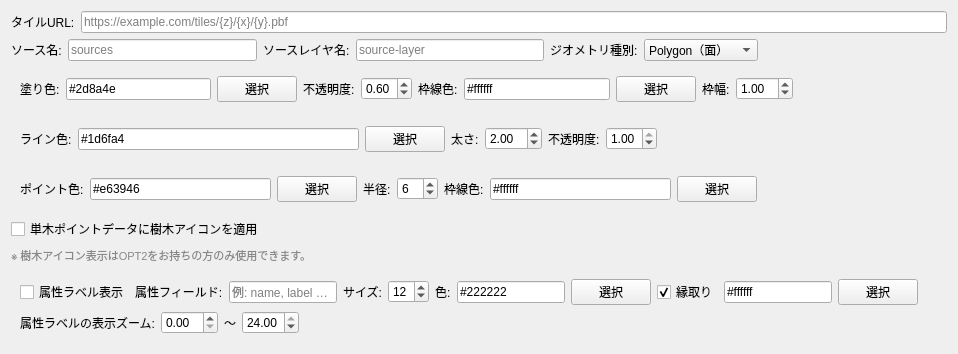
          <widget class="QWidget" name="widgetVectorTile">
           <layout class="QVBoxLayout" name="layoutVectorTile">

            <!-- Row 1: URL -->
            <item>
             <layout class="QHBoxLayout" name="layoutVtUrl">
              <item>
               <widget class="QLabel" name="lblVtUrl">
                <property name="text"><string>タイルURL:</string></property>
               </widget>
              </item>
              <item>
               <widget class="QLineEdit" name="txtVtUrl">
                <property name="placeholderText">
                 <string>https://example.com/tiles/{z}/{x}/{y}.pbf</string>
                </property>
               </widget>
              </item>
             </layout>
            </item>

            <!-- Row 2: source + source-layer + geometry type -->
            <item>
             <layout class="QHBoxLayout" name="layoutVtSource">
             
               <!-- source -->
              <item>
               <widget class="QLabel" name="lblVtSource">
                <property name="text"><string>ソース名:</string></property>
               </widget>
              </item>
              <item>
               <widget class="QLineEdit" name="txtVtSource">
                <property name="placeholderText">
                 <string>sources</string>
                </property>
                <property name="maximumWidth">
                 <number>160</number>
                </property>
               </widget>
              </item>

              <!-- source-layer -->
              <item>
               <widget class="QLabel" name="lblVtSourceLayer">
                <property name="text"><string>ソースレイヤ名:</string></property>
               </widget>
              </item>
              <item>
               <widget class="QLineEdit" name="txtVtSourceLayer">
                <property name="placeholderText"><string>source-layer</string></property>
               </widget>
              </item>
              <item>
               <widget class="QLabel" name="lblVtGeomType">
                <property name="text"><string>ジオメトリ種別:</string></property>
               </widget>
              </item>
              <item>
               <widget class="QComboBox" name="cmbVtGeomType">
                <item><property name="text"><string>Polygon（面）</string></property></item>
                <item><property name="text"><string>LineString（線）</string></property></item>
                <item><property name="text"><string>Point（点）</string></property></item>
               </widget>
              </item>
              <item>
               <spacer name="spacerVtSource">
                <property name="orientation"><enum>Qt::Horizontal</enum></property>
                <property name="sizeHint" stdset="0"><size><width>20</width><height>20</height></size></property>
               </spacer>
              </item>
             </layout>
            </item>

            <!-- Row 3: fill / line color (shown for Polygon) -->
            <item>
             <widget class="QWidget" name="widgetVtPolygon">
              <layout class="QHBoxLayout" name="layoutVtPolygon">
               <item><widget class="QLabel" name="lblVtFillColor"><property name="text"><string>塗り色:</string></property></widget></item>
               <item><widget class="QLineEdit" name="txtVtFillColor"><property name="text"><string>#2d8a4e</string></property><property name="maximumWidth"><number>90</number></property></widget></item>
               <item><widget class="QPushButton" name="btnVtFillColor"><property name="text"><string>選択</string></property><property name="maximumWidth"><number>52</number></property></widget></item>
               <item><widget class="QLabel" name="lblVtFillOpacity"><property name="text"><string>不透明度:</string></property></widget></item>
               <item>
                <widget class="QDoubleSpinBox" name="spinVtFillOpacity">
                 <property name="minimum"><double>0.0</double></property>
                 <property name="maximum"><double>1.0</double></property>
                 <property name="singleStep"><double>0.1</double></property>
                 <property name="value"><double>0.6</double></property>
                 <property name="maximumWidth"><number>70</number></property>
                </widget>
               </item>
               <item><widget class="QLabel" name="lblVtOutlineColor"><property name="text"><string>枠線色:</string></property></widget></item>
               <item><widget class="QLineEdit" name="txtVtOutlineColor"><property name="text"><string>#ffffff</string></property><property name="maximumWidth"><number>90</number></property></widget></item>
               <item><widget class="QPushButton" name="btnVtOutlineColor"><property name="text"><string>選択</string></property><property name="maximumWidth"><number>52</number></property></widget></item>
               <item><widget class="QLabel" name="lblVtOutlineWidth"><property name="text"><string>枠幅:</string></property></widget></item>
               <item>
                <widget class="QDoubleSpinBox" name="spinVtOutlineWidth">
                 <property name="minimum"><double>0.0</double></property>
                 <property name="maximum"><double>10.0</double></property>
                 <property name="singleStep"><double>0.5</double></property>
                 <property name="value"><double>1.0</double></property>
                 <property name="maximumWidth"><number>70</number></property>
                </widget>
               </item>
               <item>
                <spacer name="spacerVtPoly">
                 <property name="orientation"><enum>Qt::Horizontal</enum></property>
                 <property name="sizeHint" stdset="0"><size><width>20</width><height>20</height></size></property>
                </spacer>
               </item>
              </layout>
             </widget>
            </item>

            <!-- Row 4: line style (shown for LineString) -->
            <item>
             <widget class="QWidget" name="widgetVtLine">
              <layout class="QHBoxLayout" name="layoutVtLine">
               <item><widget class="QLabel" name="lblVtLineColor"><property name="text"><string>ライン色:</string></property></widget></item>
               <item><widget class="QLineEdit" name="txtVtLineColor"><property name="text"><string>#1d6fa4</string></property><property name="maximumWidth"><number>90</number></property></widget></item>
               <item><widget class="QPushButton" name="btnVtLineColor"><property name="text"><string>選択</string></property><property name="maximumWidth"><number>52</number></property></widget></item>
               <item><widget class="QLabel" name="lblVtLineWidth"><property name="text"><string>太さ:</string></property></widget></item>
               <item>
                <widget class="QDoubleSpinBox" name="spinVtLineWidth">
                 <property name="minimum"><double>0.5</double></property>
                 <property name="maximum"><double>20.0</double></property>
                 <property name="singleStep"><double>0.5</double></property>
                 <property name="value"><double>2.0</double></property>
                 <property name="maximumWidth"><number>70</number></property>
                </widget>
               </item>
               <item><widget class="QLabel" name="lblVtLineOpacity"><property name="text"><string>不透明度:</string></property></widget></item>
               <item>
                <widget class="QDoubleSpinBox" name="spinVtLineOpacity">
                 <property name="minimum"><double>0.0</double></property>
                 <property name="maximum"><double>1.0</double></property>
                 <property name="singleStep"><double>0.1</double></property>
                 <property name="value"><double>1.0</double></property>
                 <property name="maximumWidth"><number>70</number></property>
                </widget>
               </item>
               <item>
                <spacer name="spacerVtLine">
                 <property name="orientation"><enum>Qt::Horizontal</enum></property>
                 <property name="sizeHint" stdset="0"><size><width>20</width><height>20</height></size></property>
                </spacer>
               </item>
              </layout>
             </widget>
            </item>

            <!-- Row 5: point style (shown for Point) -->
            <item>
             <widget class="QWidget" name="widgetVtPoint">
              <layout class="QHBoxLayout" name="layoutVtPoint">
               <item><widget class="QLabel" name="lblVtPointColor"><property name="text"><string>ポイント色:</string></property></widget></item>
               <item><widget class="QLineEdit" name="txtVtPointColor"><property name="text"><string>#e63946</string></property><property name="maximumWidth"><number>90</number></property></widget></item>
               <item><widget class="QPushButton" name="btnVtPointColor"><property name="text"><string>選択</string></property><property name="maximumWidth"><number>52</number></property></widget></item>
               <item><widget class="QLabel" name="lblVtPointRadius"><property name="text"><string>半径:</string></property></widget></item>
               <item>
                <widget class="QSpinBox" name="spinVtPointRadius">
                 <property name="minimum"><number>2</number></property>
                 <property name="maximum"><number>30</number></property>
                 <property name="value"><number>6</number></property>
                 <property name="maximumWidth"><number>70</number></property>
                </widget>
               </item>
               <item><widget class="QLabel" name="lblVtPointStroke"><property name="text"><string>枠線色:</string></property></widget></item>
               <item><widget class="QLineEdit" name="txtVtPointStroke"><property name="text"><string>#ffffff</string></property><property name="maximumWidth"><number>90</number></property></widget></item>
               <item><widget class="QPushButton" name="btnVtPointStroke"><property name="text"><string>選択</string></property><property name="maximumWidth"><number>52</number></property></widget></item>
               <item>
                <spacer name="spacerVtPoint">
                 <property name="orientation"><enum>Qt::Horizontal</enum></property>
                 <property name="sizeHint" stdset="0"><size><width>20</width><height>20</height></size></property>
                </spacer>
               </item>
              </layout>
             </widget>
            </item>

            <!-- Row 5a-2: 単木SVGアイコン（プション treesvg.js） -->
            <item>
             <widget class="QWidget" name="widgetVtTreeSvg">
              <layout class="QVBoxLayout" name="layoutVtTreeSvg">
               <property name="leftMargin"><number>0</number></property>
               <property name="topMargin"><number>0</number></property>
               <property name="rightMargin"><number>0</number></property>
               <property name="bottomMargin"><number>0</number></property>
               <item>
                <widget class="QCheckBox" name="chkVtTreeSvg">
                 <property name="text"><string>単木ポイントデータに樹木アイコンを適用</string></property>
                 <property name="toolTip"><string>チェックすると、3Dビュー時に樹木アイコンでポイントを表示チェックしない場合は上段で設定したポイントの色・半径設定が優先。</string></property>
                </widget>
               </item>
               <item>
                <widget class="QLabel" name="lblVtTreeSvgNote">
                 <property name="text"><string>※ 樹木アイコン表示はOPT2をお持ちの方のみ使用できます。</string></property>
                 <property name="wordWrap"><bool>true</bool></property>
                 <property name="styleSheet"><string>color:#888;font-size:11px;</string></property>
                </widget>
               </item>
              </layout>
             </widget>
            </item>

            <!-- Row 5b: data-driven color rules -->

            <!-- Row 6: label -->
            <item>
             <widget class="QWidget" name="widgetVtLabel">
              <layout class="QVBoxLayout" name="layoutVtLabel">
               <item>
                <layout class="QHBoxLayout" name="layoutVtLabelRow1">
                 <item><widget class="QCheckBox" name="chkVtLabelEnabled"><property name="text"><string>属性ラベル表示</string></property></widget></item>
                 <item><widget class="QLabel" name="lblVtLabelField"><property name="text"><string>属性フィールド:</string></property></widget></item>
                 <item>
                  <widget class="QLineEdit" name="txtVtLabelField">
                   <property name="placeholderText"><string>例: name, label …</string></property>
                   <property name="maximumWidth"><number>160</number></property>
                  </widget>
                 </item>
                 <item><widget class="QLabel" name="lblVtLabelSize"><property name="text"><string>サイズ:</string></property></widget></item>
                 <item>
                  <widget class="QSpinBox" name="spinVtLabelSize">
                   <property name="minimum"><number>6</number></property>
                   <property name="maximum"><number>48</number></property>
                   <property name="value"><number>12</number></property>
                   <property name="maximumWidth"><number>70</number></property>
                  </widget>
                 </item>
                 <item><widget class="QLabel" name="lblVtLabelColor"><property name="text"><string>色:</string></property></widget></item>
                 <item><widget class="QLineEdit" name="txtVtLabelColor"><property name="text"><string>#222222</string></property><property name="maximumWidth"><number>90</number></property></widget></item>
                 <item><widget class="QPushButton" name="btnVtLabelColor"><property name="text"><string>選択</string></property><property name="maximumWidth"><number>52</number></property></widget></item>
                 <item><widget class="QCheckBox" name="chkVtLabelHalo"><property name="text"><string>縁取り</string></property><property name="checked"><bool>true</bool></property></widget></item>
                 <item><widget class="QLineEdit" name="txtVtLabelHaloColor"><property name="text"><string>#ffffff</string></property><property name="maximumWidth"><number>90</number></property></widget></item>
                 <item><widget class="QPushButton" name="btnVtLabelHaloColor"><property name="text"><string>選択</string></property><property name="maximumWidth"><number>52</number></property></widget></item>
                 <item>
                  <spacer name="spacerVtLabelRow1">
                   <property name="orientation"><enum>Qt::Horizontal</enum></property>
                   <property name="sizeHint" stdset="0"><size><width>20</width><height>20</height></size></property>
                  </spacer>
                 </item>
                </layout>
               </item>
               <item>
                <layout class="QHBoxLayout" name="layoutVtLabelRow2">
                 <item><widget class="QLabel" name="lblVtLabelZoom"><property name="text"><string>属性ラベルの表示ズーム:</string></property></widget></item>
                 <item>
                  <widget class="QDoubleSpinBox" name="spinVtLabelMinZoom">
                   <property name="minimum"><double>0.000000000000000</double></property>
                   <property name="maximum"><double>24.000000000000000</double></property>
                   <property name="value"><double>0.000000000000000</double></property>
                   <property name="maximumWidth"><number>70</number></property>
                  </widget>
                 </item>
                 <item><widget class="QLabel" name="lblVtLabelZoomTo"><property name="text"><string>～</string></property></widget></item>
                 <item>
                  <widget class="QDoubleSpinBox" name="spinVtLabelMaxZoom">
                   <property name="minimum"><double>0.000000000000000</double></property>
                   <property name="maximum"><double>24.000000000000000</double></property>
                   <property name="value"><double>24.000000000000000</double></property>
                   <property name="maximumWidth"><number>70</number></property>
                  </widget>
                 </item>
                 <item>
                  <spacer name="spacerVtLabelRow2">
                   <property name="orientation"><enum>Qt::Horizontal</enum></property>
                   <property name="sizeHint" stdset="0"><size><width>20</width><height>20</height></size></property>
                  </spacer>
                 </item>
                </layout>
               </item>
              </layout>
             </widget>
            </item>

           </layout>
          </widget>
